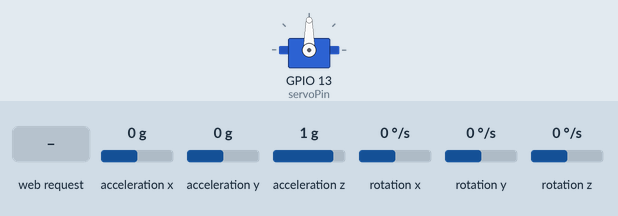
This sketch was run on a simulated ESP32. On the bench: servo. The inputs (shaded band) are chosen by the test bench; at power-on: acceleration x 0 g, acceleration y 0 g, acceleration z 1 g, rotation x 0 °/s, rotation y 0 °/s, rotation z 0 °/s. WiFi joins after 1.5 s; servers stay silent unless stated; what the sketch prints to the serial monitor is not drawn.

Above: at 4.7 s.
4.8 s: HTTP request GET /servo?angle=1 received
At 5.4 s:
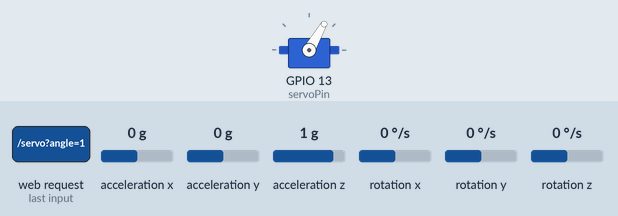
6.3 s: HTTP request GET /servo?angle=120 received
At 7.1 s:
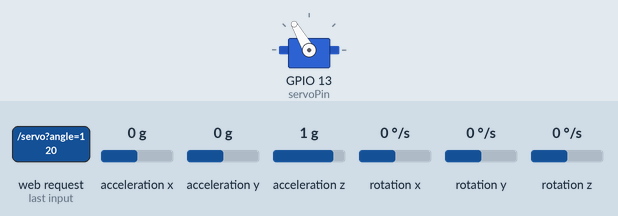
7.8 s: HTTP request GET /servo?angle=0 received
At 9.3 s:
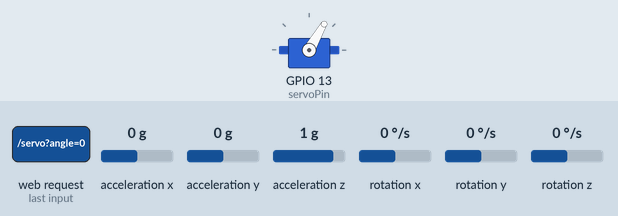
Timing chart, 0 to 10.8 s (numbered marks = the images above; inputs shaded):
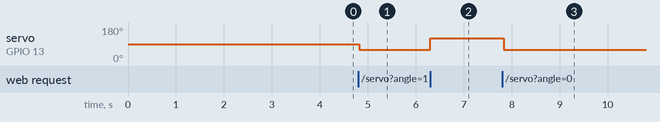

Measured:
- after the input at 4.8 s, servo on GPIO 13 (servoPin): 90° → 60° at once
- after the input at 6.3 s, servo on GPIO 13 (servoPin): 60° → 120° at once
- after the input at 7.8 s, servo on GPIO 13 (servoPin): 120° → 60° at once

The sketch:

hardware.ino
```cpp
#include <WiFi.h>
#include <WebServer.h>
#include <Wire.h>
#include <MPU6050_light.h>
#include <ESP32Servo.h>
#include <WiFiUdp.h>

// WIFI
const char* ssid = "iPhone";
const char* password = "12345678";

WebServer server(80);
WiFiUDP udp;

const char* laptopIP = "172.20.10.3";
const int udpPort = 5005;

MPU6050 mpu(Wire);
Servo tail;

int servoPin = 13;
int angle = 90;

#define SERVO_FREQ 50

// ---------------- SERVO ----------------
void handleServo() {

  if (server.hasArg("angle")) {

    angle = server.arg("angle").toInt();
    angle = constrain(angle,60,120);
    tail.write(angle);
  }

  server.send(200,"text/plain","OK");
}

void setup() {

  Serial.begin(115200);

  Wire.begin(21,22);

  mpu.begin();
  delay(1000);
  mpu.calcOffsets(true,true);

  ESP32PWM::allocateTimer(0);
  tail.setPeriodHertz(SERVO_FREQ);
  tail.attach(servoPin,500,2400);
  tail.write(90);

  WiFi.begin(ssid,password);

  while(WiFi.status()!=WL_CONNECTED)
    delay(500);

  Serial.println("Connected");
  Serial.println(WiFi.localIP());

  server.on("/servo",handleServo);
  server.begin();
}

void loop() {

  server.handleClient();

  mpu.update();

  float yaw = mpu.getAngleZ();

  String msg = String(yaw,2);

  udp.beginPacket(laptopIP,udpPort);
  udp.print(msg);
  udp.endPacket();

  delay(40);  //
}
```
